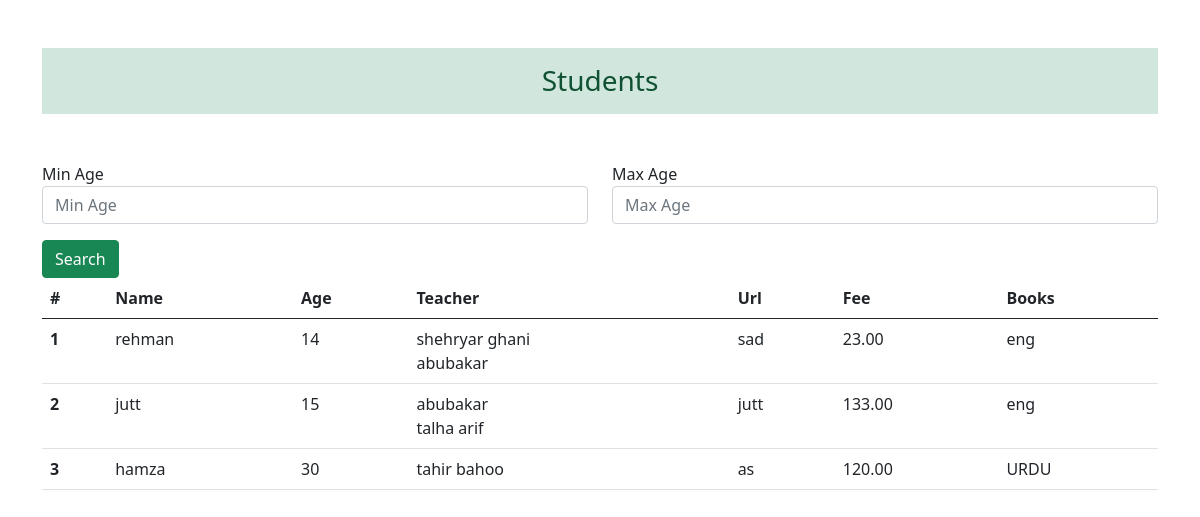
The page / on the database its author committed.
### app/models.py (models this page shows, shortened)
class BaseModel(models.Model):
    id=models.UUIDField(primary_key=True , default=uuid.uuid4 , editable=False)
    created_at=models.DateTimeField(auto_now_add=True)
    updated_at=models.DateTimeField(auto_now=True)
    class Meta:
        abstract=True

class Students(BaseModel):
    class Books(models.TextChoices):
        ENG='eng' ,'eng'
        URDU='URDU' ,'URDU'
        MATH='MATH' ,'MATH'
        PHY='PHY' ,'PHY'
    name=models.CharField(max_length=100 , blank=True , null=True)
    age=models.PositiveIntegerField(default=10 , validators=[MinValueValidator(10) , MaxValueValidator(100) ] , null=True)
    fee=models.DecimalField(max_digits=5 , decimal_places=2)
    url=models.SlugField()
    books=models.CharField(max_length=200, choices=Books.choices)
    teacher=models.ManyToManyField(Teacher)
    class Meta:
        verbose_name_plural='Students'

class Teacher(BaseModel):
    name=models.CharField(max_length=100)
    qualification=models.CharField(max_length=200)
    class Meta:
        verbose_name_plural='Techers'
    def __str__(self):
        return self.name

### app/views.py (the view)
# urls.py: path('', home , name='home'),
def home(request):
    students=Students.objects.all().order_by('age')
    if request.method=='GET':
        min=(request.GET.get('min'))
        max=request.GET.get('max')
        if min:
            students=Students.objects.filter( Q(age__gte=int(min))).order_by('age')
        if max:
            students=Students.objects.filter(Q(age__lte=int(max))).order_by('age')
        if min and max:
            students=Students.objects.filter(Q(age__lte=int(max)) & Q(age__gte=int(min))).order_by('age')
            print(students)
        if min==None and max==None:
            min=''
            max=''
    context={
        'students':students,
    }
    reh = Students.objects.get(name='rehman')
    print(reh.teacher.all())
    return render(request, 'home/index.html' , context=context)

### templates/home/index.html (shortened to what this page needs)
<!doctype html>
<html lang="en">
  <head>
    <link href="https://cdn.jsdelivr.net/npm/bootstrap@5.0.2/dist/css/bootstrap.min.css" rel="stylesheet">
  </head>
  <body>
    <div class="container">
        <h3 class="alert-success mt-5 mb-5 py-3 text-center ">Students</h3>
        <form>
          <div class="row">
            <div class="form-group col-md-6">
              <label for="inputEmail4">Min Age</label>
              <input type="number" name="min" class="form-control" id="min" placeholder="Min Age">
            </div>
            <div class="form-group col-md-6">
              <label for="inputPassword4">Max Age</label>
              <input type="number" name="max" class="form-control" id="max" placeholder="Max Age">
            </div>
          </div>
          <button type="submit" class="btn btn-success mt-3">Search</button>
          </form>
    <table class="table">
        <thead>
          <tr>
            <th scope="col">#</th>
            <th scope="col">Name</th>
            <th scope="col">Age</th>
            <th scope="col">Teacher</th>
            <th scope="col">Url</th>
            <th scope="col">Fee</th>
            <th scope="col">Books</th>
          </tr>
        </thead>
        <tbody>
            {% if students %}
            {% for stu in students %}
          <tr>
            <th scope="row">{{forloop.counter}}</th>
            <td>{{stu.name}}</td>
            <td>{{stu.age}}</td>
            <td> {% for i in stu.teacher.all %} {{i.name}} <br>  {% endfor  %}</td>
            <td>{{stu.url}}</td>
            <td>{{stu.fee}}</td>
            <td>{{stu.books}}</td>
          </tr>
          {% endfor  %}
          {% endif %}
        </tbody>
      </table>
    </div>
  </body>
</html>

### rows shown on the page
Students: name "rehman", age "14", url "sad", fee "23.00", books "eng"
Teacher: name "shehryar ghani"
Teacher: name "abubakar"
Students: name "jutt", age "15", url "jutt", fee "133.00", books "eng"
Teacher: name "talha arif"
Students: name "hamza", age "30", url "as", fee "120.00", books "URDU"
Teacher: name "tahir bahoo"
